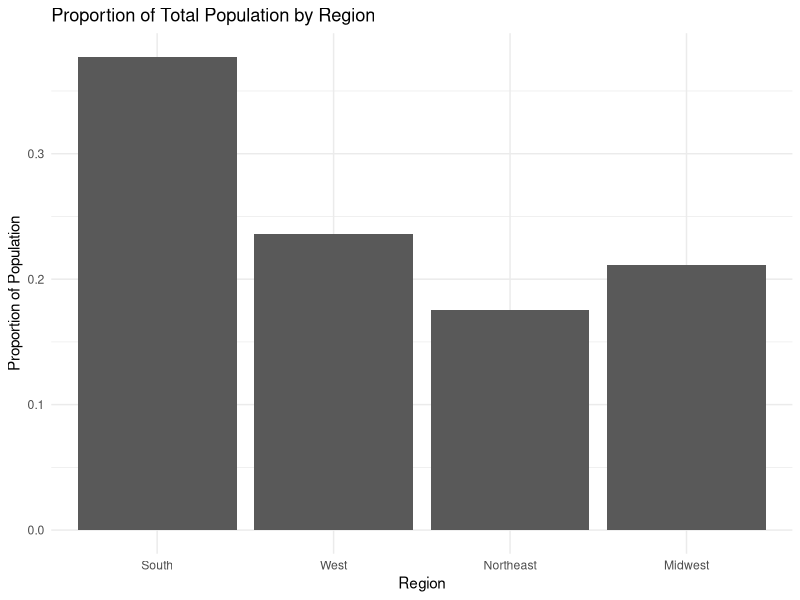
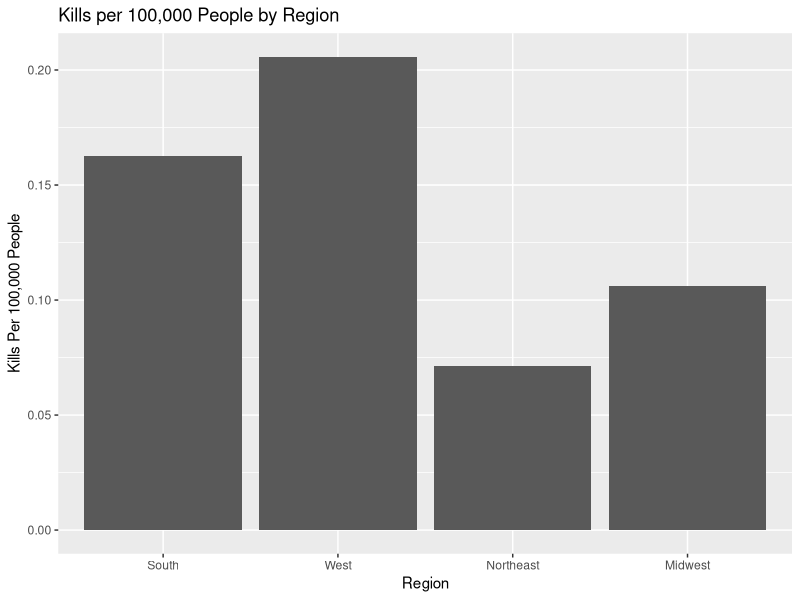
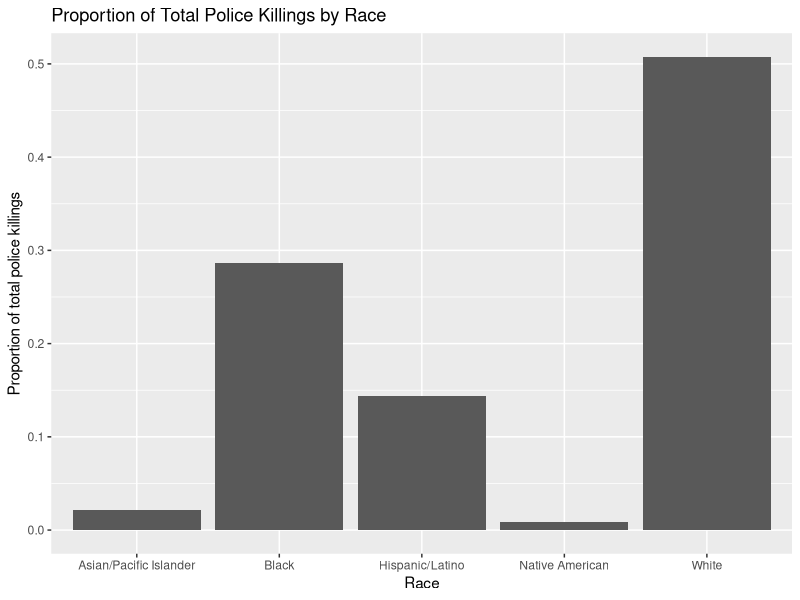
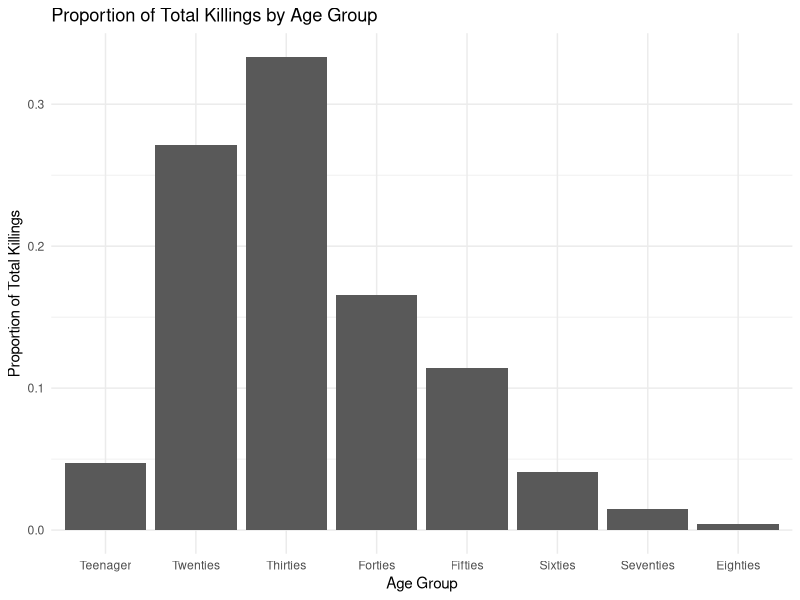
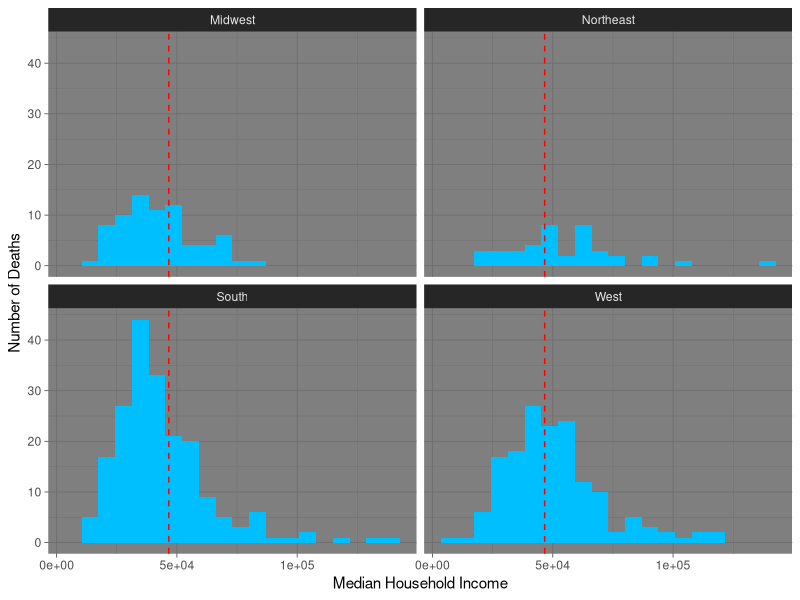
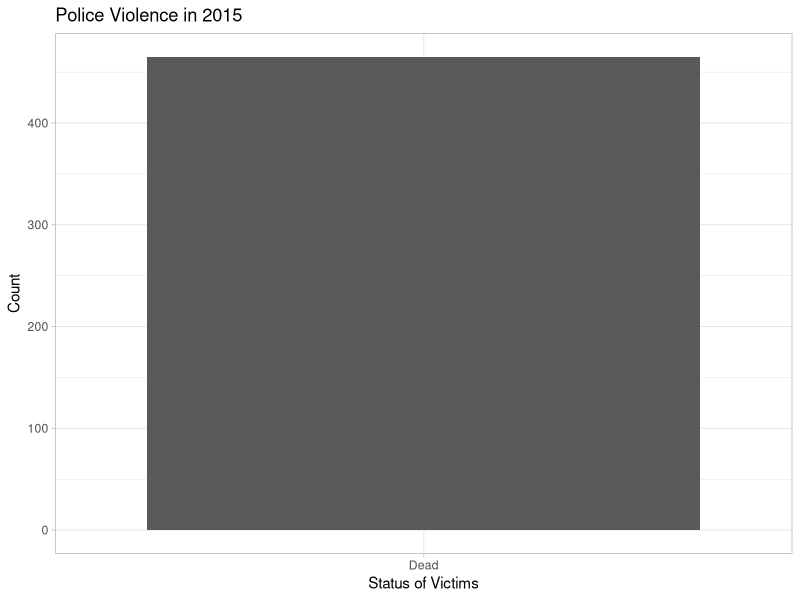
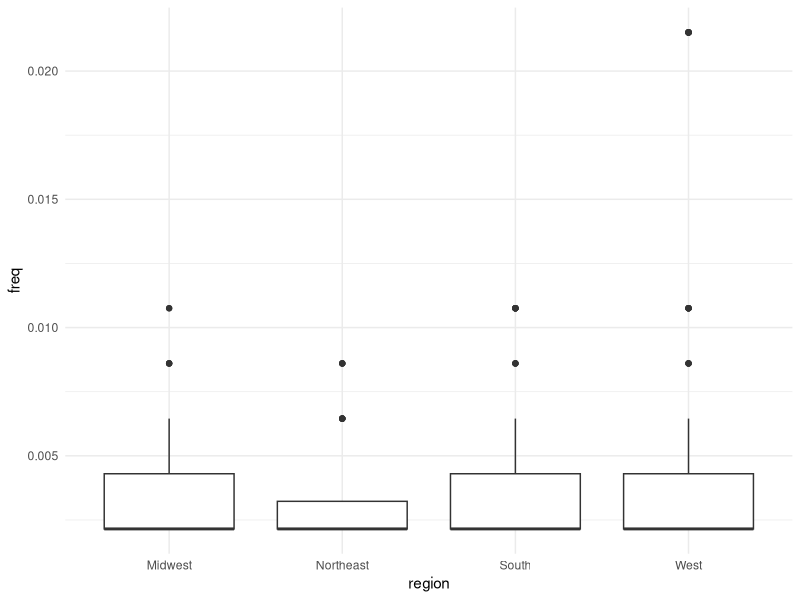
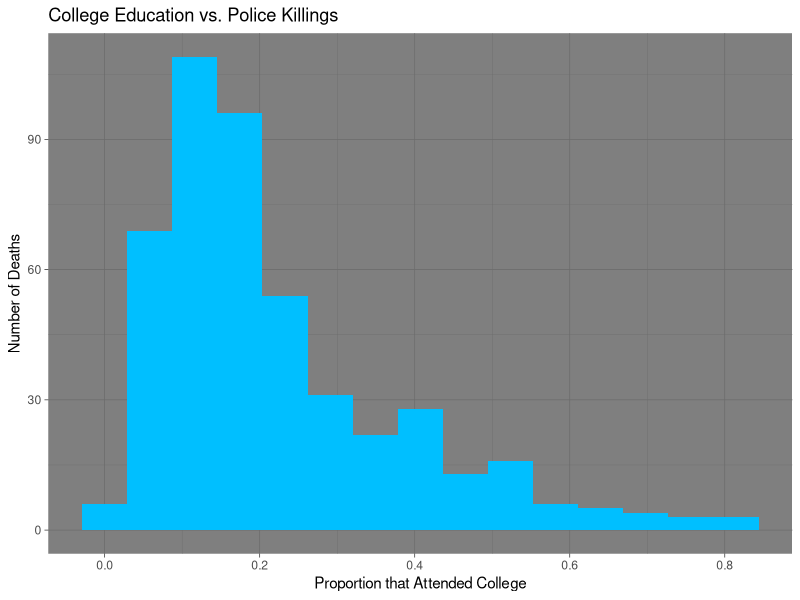

Recreate these plots in R, in order.
## ---- chunk 1
knitr::opts_chunk$set(echo = TRUE)
library(tidyverse)
library(Hmisc)
library(modelr)
library(dplyr)
library(xtable)
library(forcats)


# Import Data Below
PoliceKillings<-read_csv("PKcleanP2.csv")

# Add DC to the South region
PoliceKillings$region[which(PoliceKillings$State=="DC")]<-"South"
## ---- chunk 2
# Adding populations by state and adding populations by region
populations<-read_csv("StatePops.csv")
pops<-populations[-1,3:11]


# Import states by region
region.data<-read_csv("StatesbyCensusRegion.csv")


# Joining state pop and region data
pops1<-pops %>%
  select("GEO.display-label","respop72015") %>%
  rename(State="GEO.display-label",Pop2015=respop72015) %>%
  left_join(region.data,by="State") %>%
  mutate(Pop2015=as.numeric(Pop2015)) %>%
  group_by(region) %>%
  mutate(PopByRegion=sum(Pop2015)) %>%
  select(PopByRegion,region) %>%
  ungroup() %>%
  mutate(Pop.prop=PopByRegion/PopByRegion[1])

# Create a tibble of uniqe regions, pops, and prop pops
pops2<- tibble(PopByRegion=unique(pops1$PopByRegion),Region=unique(pops1$region),Pop.prop=unique(pops1$Pop.prop))

# Converting region variable to a factor
regions<-pops2 %>%
  mutate(Region=as_factor(Region))
levels(regions$Region)

# Remove the row for US total police killings
regions<-regions[-c(is.na(regions$Region)),]

## ---- chunk 3
# Print out a plot of proportion of population in each region
ggplot(regions) +
  geom_col(aes(x=fct_explicit_na(Region,na_level = "US Total"),y=Pop.prop))+
  xlab("Region")+
  ylab("Proportion of Population")+
  ggtitle("Proportion of Total Population by Region")+
  theme_minimal()
## ---- chunk 4
# Count how many police killings are in each state
state.kills<-PoliceKillings %>%
  select(State) %>%
  mutate(State=as_factor(State)) %>%
  group_by(State) %>%
  dplyr::summarize(count=n())

# Count how many police killings are in each region
region.kills<-PoliceKillings %>%
  select(region) %>%
  mutate(region=as_factor(region)) %>%
  group_by(region) %>%
  dplyr::summarize(count=n())

## ---- chunk 5
# Create population state data frame
states<- pops %>%
  select("GEO.display-label","respop72015") %>%
  rename(State="GEO.display-label",Pop2015=respop72015) %>%
  mutate(Pop2015=as.numeric(Pop2015)) %>%
  left_join(region.data,by="State") %>%
  select(-region)

# Join police killings by state with population state data and create a variable for kills per 100,000 per state
states1<-states[-c(1),] %>%
  select(Pop2015,State,state) %>%
  right_join(state.kills,by=c("state"="State")) %>%
  mutate(kill.pc.state=count/Pop2015*100000)

# Join police killings by region with population regions data and create a variable for kills per 100,000 per region
regions1<-regions[] %>%
  select(PopByRegion,Region) %>%
  right_join(region.kills,by=c("Region"="region")) %>%
  mutate(kill.pc.region=count/PopByRegion*100000)

## ---- chunk 6
# Create a graph for police killing rates per 100,000 people by region
ggplot(regions1)+
  geom_col(aes(x=Region,y=kill.pc.region))+
  ylab("Kills Per 100,000 People")+
  ggtitle("Kills per 100,000 People by Region")
## ---- chunk 7
Races <- PoliceKillings %>% 
  group_by(Race) %>%
  dplyr::summarize(count=n()) %>%
  ungroup() %>%
  mutate(prop=count/sum(count)) 

# Remove the row for unknown races
Races<-Races[-c(which(Races$Race=="Unknown")),]

ggplot(Races) +
  geom_col(aes(x=Race,y=prop))+
  ylab("Proportion of total police killings")+
  ggtitle("Proportion of Total Police Killings by Race")
## ---- chunk 8
Ages <- PoliceKillings %>% 
  mutate(Age = as.factor(Age)) %>%
  group_by(Age)
levels(Ages$Age)
## ---- chunk 9
Ages1 <- Ages %>%
  mutate(Age_Bin=fct_collapse(Age,
                           Teenager = levels(Age)[c(1:4)],
                           Twenties = levels(Age)[c(5:14)],
                           Thirties = levels(Age)[c(15:25)],
                           Forties = levels(Age)[c(26:34)],
                           Fifties = levels(Age)[c(35:44)],
                           Sixties = levels(Age)[c(45:52)],
                           Seventies =  levels(Age)[c(53:58)],
                           Eighties = levels(Age)[c(59:60)],
                           Unknown = levels(Age)[c(61)]
                           )) %>%
           group_by(Age_Bin) %>%
           dplyr::summarize(n=n()) %>%
           ungroup() %>%
           mutate(prop=n/sum(n))
           
# Remove the row for unknown age
Ages1<-Ages1[-c(which(Ages1$Age_Bin=="Unknown")),]
## ---- chunk 10
ggplot(Ages1)+
  geom_col(aes(x=Age_Bin,y=prop))+
  xlab("Age Group")+
  ylab("Proportion of Total Killings")+
  ggtitle("Proportion of Total Killings by Age Group")+
  theme_minimal()
## ---- chunk 11
mean.inc<-mean(PoliceKillings$med.tract.household.inc)

ggplot(PoliceKillings)+
  geom_histogram(aes(x=med.tract.household.inc),bins=20,fill='deepskyblue1')+
  geom_vline(xintercept=mean.inc,linetype="dashed",color="red")+
  facet_wrap(region~.)+
  theme_dark()+
  xlab("Median Household Income")+
  ylab("Number of Deaths")
## ---- chunk 12
PD = 
  PoliceKillings %>% 
  mutate( 
    killed = ifelse("age">16, 1, 0), 
    killed = factor(killed, levels=c("0","1"), labels = c("Alive","Dead")))
  
ggplot(PD) + 
  geom_bar(mapping = aes(killed)) + 
  theme_light() + 
  ggtitle("Police Violence in 2015") + xlab("Status of Victims") + ylab("Count")
## ---- chunk 13
Agencies = 
  PoliceKillings %>% 
  arrange(Law_Enforcement_Agency) %>% 
  group_by(Law_Enforcement_Agency) %>%
  dplyr::summarize(n = n()) %>%
  mutate( freq = n / sum(n))

Agencies2 = inner_join(Agencies, PoliceKillings) %>%
  select("Law_Enforcement_Agency","freq", -("n"), -("Name"), "Age":"region") 

## ---- chunk 14
Agencies2 %>% 
  ggplot()+
  geom_boxplot(aes(x=region, y = freq))+
  theme_minimal()
## ---- chunk 15
set.seed(252)
test.loco=sample(x=unique(Agencies2$freq),size=3,replace=F)

agentrain = anti_join(Agencies2,tibble(freq=test.loco),by="freq")
agentest = semi_join(Agencies2,tibble(freq=test.loco),by="freq")

reg.two=lm(freq~Population,data=Agencies2)
summary(reg.two)

reg.two=lm(freq~Population+Poverty_Rate+Unemployment_Rate,data=Agencies2)
summary(reg.two)

reg.three=lm(freq~Population+Poverty_Rate+Unemployment_Rate + Proportion_White,data=Agencies2)
summary(reg.three)

reg.four=lm(freq~Population+Poverty_Rate+Unemployment_Rate + Proportion_White + med.tract.personal.inc,data=Agencies2)
summary(reg.four)

agentrain2 =agentrain %>% 
  add_predictions(reg.two,var="reg2pred") %>%
  add_predictions(reg.three,var="reg3pred") %>%
  add_predictions(reg.four,var="reg4pred")
  
agentest2 =agentest %>% 
  add_predictions(reg.two,var="reg2pred") %>%
  add_predictions(reg.three,var="reg3pred") %>%
  add_predictions(reg.four,var="reg4pred")

agentrain3 =agentrain2 %>% 
  add_residuals(reg.two,var="reg2res") %>%
  add_residuals(reg.three,var="reg3res") %>%
  add_residuals(reg.four,var="reg4res")

agentest3 =agentest2 %>% 
  add_residuals(reg.two,var="reg2res") %>%
  add_residuals(reg.three,var="reg3res") %>%
  add_residuals(reg.four,var="reg4res")

## ---- chunk 16
ggplot(data=PoliceKillings) + 
  geom_histogram(mapping=aes(x=Proportion_Attended_College),bins=15,fill="deepskyblue1")+
  labs(x="Proportion that Attended College",y="Number of Deaths",title="College Education vs. Police Killings") + theme_dark()
## ---- chunk 17
unique(PoliceKillings$Cause_Of_Death)
ggplot(data=PoliceKillings) +
  geom_bar(aes(x=Cause_Of_Death))
NoGun= filter(PoliceKillings, Cause_Of_Death != "Gunshot")
ggplot(data=NoGun) +
  geom_bar(aes(x=Cause_Of_Death), color="black",fill=c("red","blue","darkgreen","purple"),size=2) + 
  xlab("Cause of Death") + ylab("Number of Deaths") + 
  theme_light()
## ---- chunk 18
PK1=PoliceKillings%>%
  mutate(higherthanavg=if_else(Unemployment_Rate>0.054,"Yes","No"))
table(PK1$higherthanavg) #count of whether each killing occured in an area that has an unemployment rate higher than the national average of 3.6%

URranges1=cut2(PoliceKillings$Unemployment_Rate,c(0.02,0.04,0.06,0.08,0.1,0.12,0.14,0.16,0.18,0.2,0.22,0.24,0.26,0.28,0.3,0.32,0.34,0.36,0.38,0.4)) 
summary(URranges1) #splitting up unemployment into ranges and then finding the count for each bin

ggplot(PoliceKillings,aes(x=Unemployment_Rate))+geom_histogram(breaks=c(0.02,
                      seq(0,0.5,0.05)),col="blue")+geom_vline(xintercept = 0.054,linetype="dashed")

#histogram of unemployment values

## ---- chunk 19
Armed1=table(PoliceKillings$Armed)
print(Armed1)
ggplot(PoliceKillings,aes(x=PoliceKillings$Armed))+geom_bar()+coord_flip()+xlab("Armed vs Unarmed")
## ---- chunk 20
#
## ---- chunk 21
#
